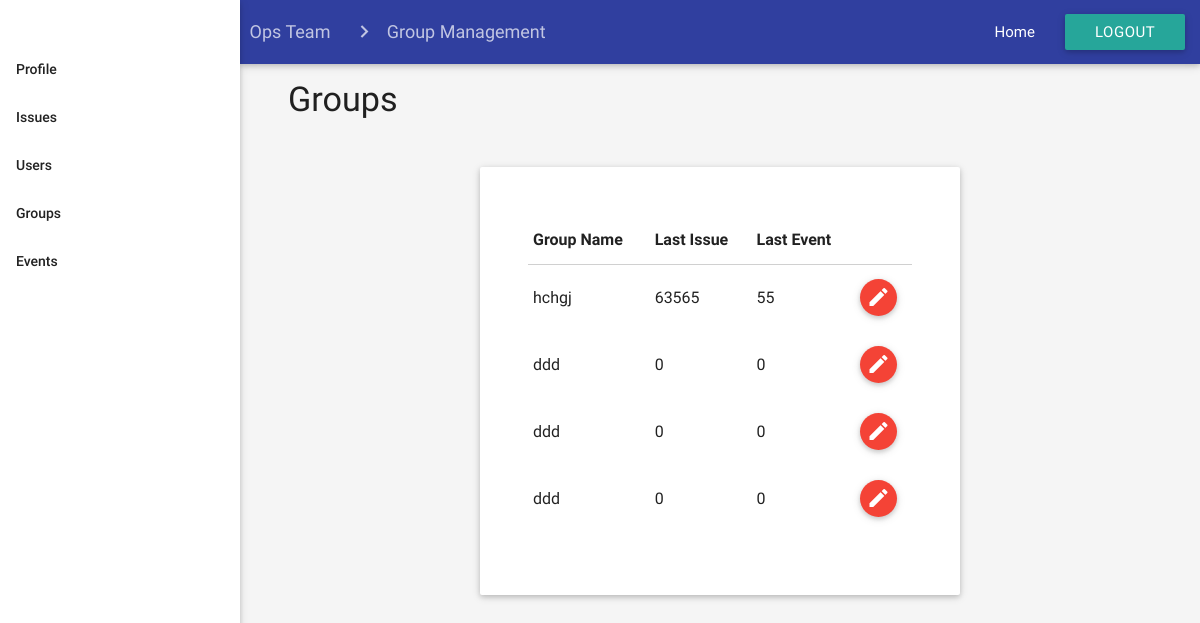
The page /html/opsteam/groupManagement_opsteam.php on the database as committed earlier.
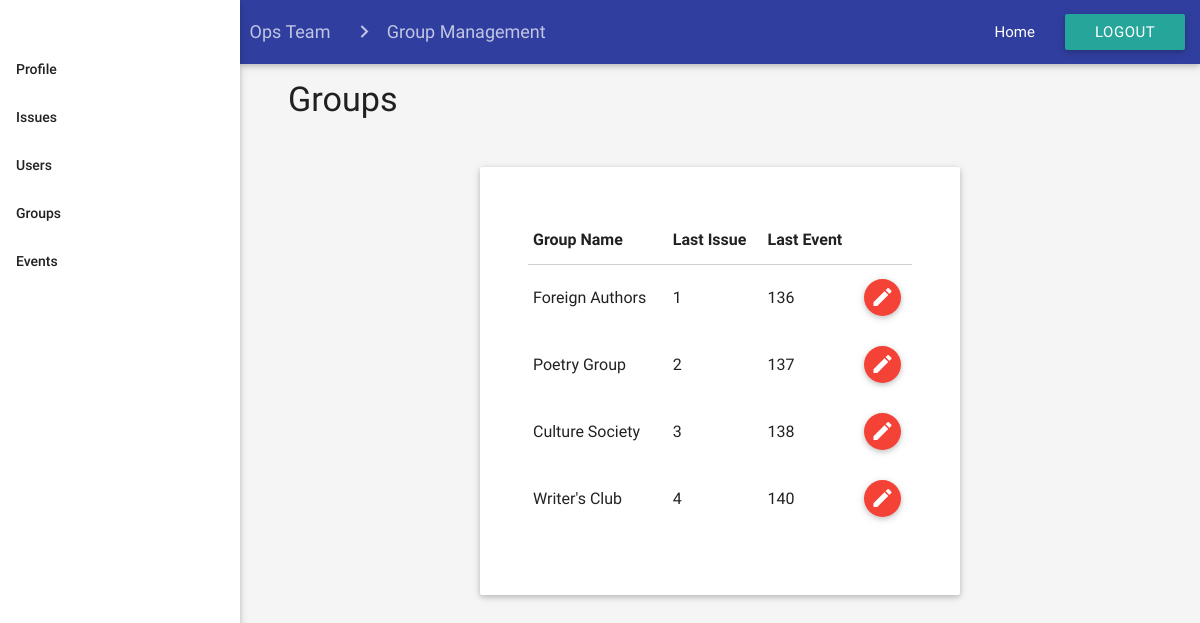
The same page on the database as committed later.
### tables this page shows
CREATE TABLE `groups` (
  `Group_ID` int(11) NOT NULL,
  `Group_Name` varchar(255) NOT NULL,
  `Event_ID` int(255) NOT NULL,
  `User_ID` int(255) NOT NULL,
  `Group_Permissions` enum('View','Modify','Edit','Delete','Create') NOT NULL DEFAULT 'View'
);

### html/opsteam/groupManagement_opsteam.php (the view, shortened to what this page needs)
<html>
<head>
    <link type="text/css" rel="stylesheet" href="../../css/materialize.min.css" media="screen,projection" />
    <link type="text/css" rel="stylesheet" href="../../css/register.css" />
    <link type="text/css" rel="stylesheet" href="../../css/opsteam/groupManagement_opsteam.css" />
</head>
<body class="grey lighten-4">
    <ul id="nav-mobile" class="side-nav fixed sideNav">
        <br>
        <br>
        <li class="bold"><a href="http://localhost/MIS347/html/opsteam/profile_opsteam.php" class="waves-effect waves-teal">Profile</a></li>
        <li class="bold"><a href="http://localhost/MIS347/html/opsteam/issueManagement_opsteam.php" class="waves-effect waves-teal">Issues</a></li>
        <li class="bold"><a href="http://localhost/MIS347/html/opsteam/userManagement_opsteam.php" class="waves-effect waves-teal">Users</a></li>
        <li class="bold"><a href="http://localhost/MIS347/html/opsteam/groupManagement_opsteam.php" class="waves-effect waves-teal">Groups</a></li>
        <li class="bold"><a href="http://localhost/MIS347/html/opsteam/eventManagement_opsteam.php" class="waves-effect waves-teal">Events</a></li>
    </ul>
    <div class="mainContainer">
        <nav class="indigo darken-2 topNavBar">
            <div class="nav-wrapper">
                <div class="col s12">
                    <a href="#!" class="breadcrumb">Ops Team</a>
                    <a href="#!" class="breadcrumb">Group Management</a>
                                        <ul class="right hide-on-med-and-down">
                        <li><a href="dashboard_opsteam.html">Home</a></li>
                        <li><a class="waves-effect waves-light btn" href="../../php/logout.php">Logout</a></li>
                    </ul>
                </div>
            </div>
        </nav>
        <div id="page_title">
            <h4>Groups</h4>
        </div>
        <div class="formContainer card">
            <form class="col s12 l12 m6">
                <table class="highlight responsive-table">
                    <thead>
                        <tr>
                            <th data-field="id">Group Name</th>
                            <th data-field="name">Last Issue</th>
                            <th data-field="price">Last Event</th>
                            <th data-field="action"></th>
                        </tr>
                    </thead>
                    <tbody>
						<?php
                        $conn = new mysqli('localhost','ske','ske','skecomplaints');
                            $sql = "SELECT * FROM groups";
                            $result = $conn->query($sql);
                            while($row = $result->fetch_assoc()){
                                $Group_ID = $row["Group_ID"];
                                $Group_Name = $row["Group_Name"];
                                $Event_ID = $row["Event_ID"];
                                $User_ID = $row["User_ID"];
                                echo '
                                <tr id="E'.$Group_ID.'">
                                <form  id="groupEdit" action = "../../php/groupEdit.php" method = "post">
                                    <input name="Egroupid" type = "hidden" value = "'.$Group_ID.'" />
                                </form>
                                <tr id="D'.$Group_ID.'">
                               <form  id="groupDelete" action = "../../php/groupDelete.php" method = "post">
                                    <input name="Dgroupid" type = "hidden" value = "'.$Group_ID.'" />
                                </form>
                                    <td>'.$Group_Name.'</td>
                                    <td>'.$Event_ID.'</td>
                                    <td>'.$User_ID.'</td>
                                    <td>
                                    <button class="btn-floating modal-trigger btn-small waves-effect waves-light red btn_edit" href="#editIssueModal"><i class="material-icons">mode_edit</i></a>
                                    </td>
                                </tr>
                                ';
                            }
                        ?>
                    </tbody>
                </table>
            </form>
        </div>
    </div>
</body>
</html>

Rows that differ between the two databases and show on the page:
removed groups: Group_Name "hchgj", Event_ID "63565", User_ID "55"
removed groups: Group_Name "ddd", Event_ID "0", User_ID "0"
removed groups: Group_Name "ddd", Event_ID "0", User_ID "0"
removed groups: Group_Name "ddd", Event_ID "0", User_ID "0"
added groups: Group_Name "Foreign Authors", Event_ID "1", User_ID "136"
added groups: Group_Name "Poetry Group", Event_ID "2", User_ID "137"
added groups: Group_Name "Culture Society", Event_ID "3", User_ID "138"
added groups: Group_Name "Writer's Club", Event_ID "4", User_ID "140"
